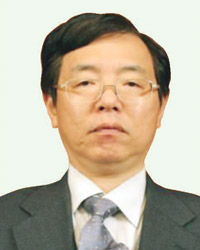
#> input picture noto.jpg, 200 x 250 px
$ jupyter execute 119.ipynb   (older library calls are emulated)
#> lines starting #> are read from the running program, lines starting #| are printed output that depends on the picture
[cell 1]
import cv2
import numpy as np
file_src = 'noto.jpg'

[cell 2]
img_src = cv2.imread(file_src, 1) #入力画像の読み込み
#> img_src is the input picture: shape (250, 200, 3); mean B, G, R 163.3, 181.8, 191.4

img_tmp = cv2.Sobel(img_src, cv2.CV_32F, 1, 0)
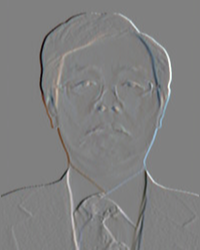
#> img_tmp: shape (250, 200, 3) float32; mean B, G, R 0, 0, 0; drawn with min black and max white
img_dst = cv2.convertScaleAbs(img_tmp)
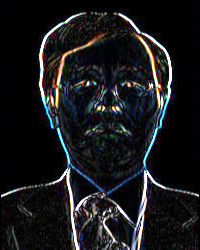
#> img_dst: shape (250, 200, 3); mean B, G, R 28.1, 26.2, 25.3


cv2.imshow("src Show IutputImage", img_src)
cv2.imshow("dst Show IutputImage", img_dst)
cv2.waitKey(0)
cv2.destroyAllWindows()

$ run again, with 1_1.jpg copied over noto.jpg
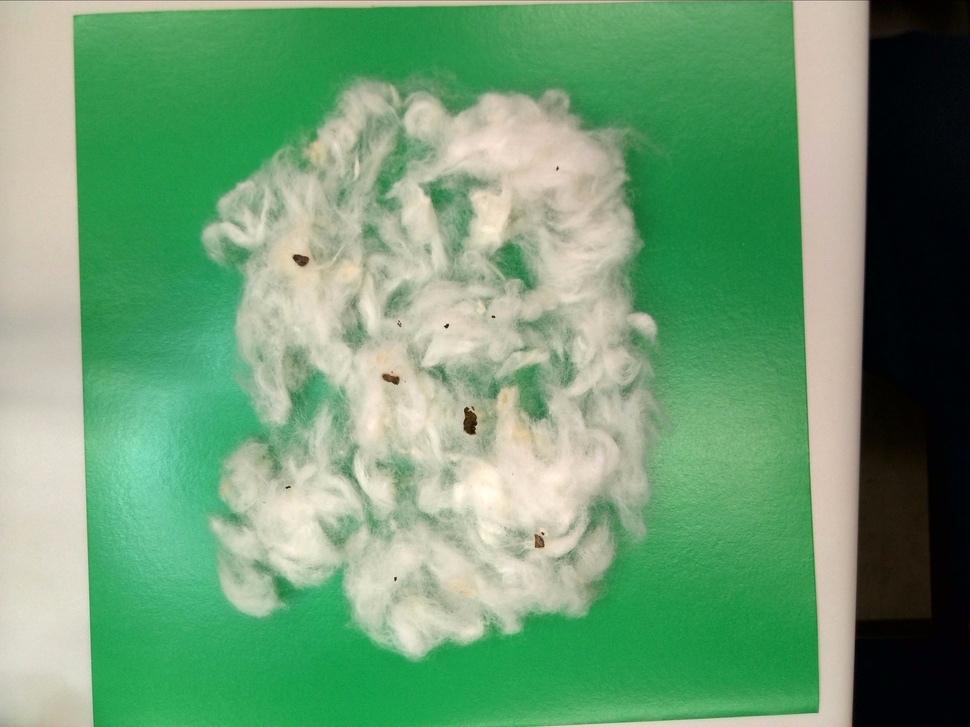
#> input picture 1_1.jpg, 970 x 727 px, shrunk from 3264 x 2448 before the run
#> img_src is the input picture: shape (727, 970, 3); mean B, G, R 115.6, 155.5, 109.9
#> `img_tmp = cv2.Sobel(img_src, cv2.CV_32F, 1, 0)`:
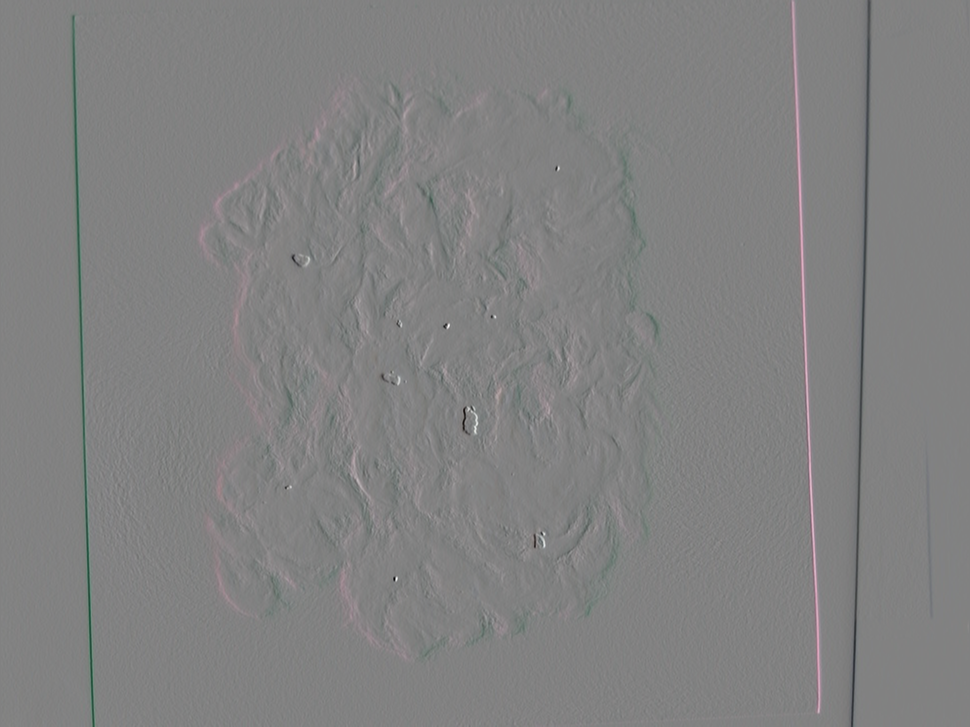
#> img_tmp: shape (727, 970, 3) float32; mean B, G, R -1.4, -1.6, -1.6; drawn with min black and max white
#> `img_dst = cv2.convertScaleAbs(img_tmp)`:
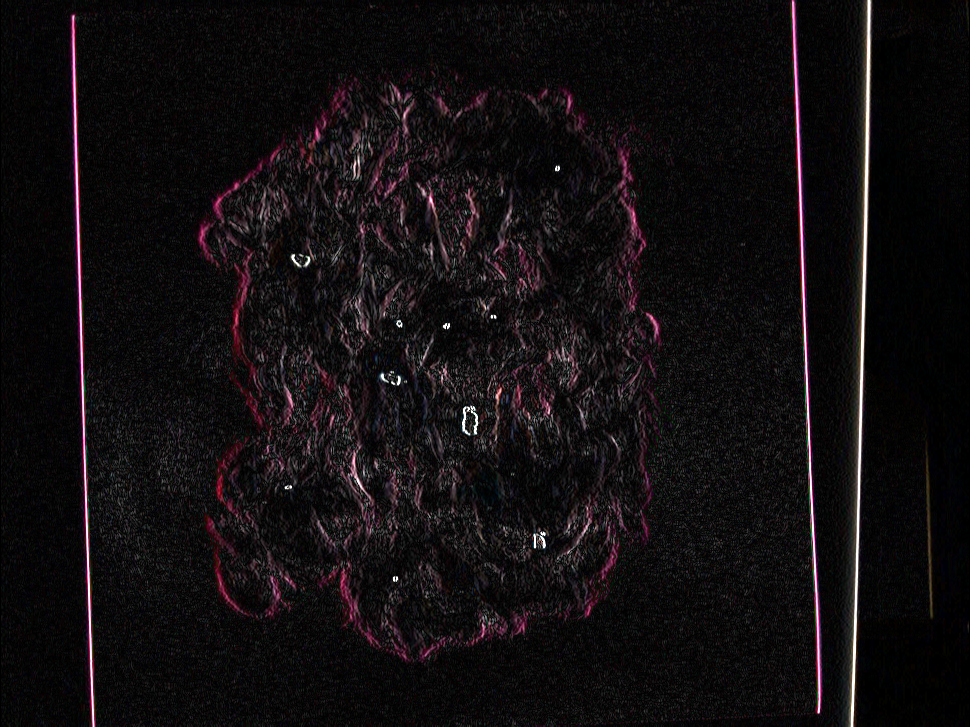
#> img_dst: shape (727, 970, 3); mean B, G, R 15.9, 14.5, 17.9

$ run again, with 1_10.jpg copied over noto.jpg
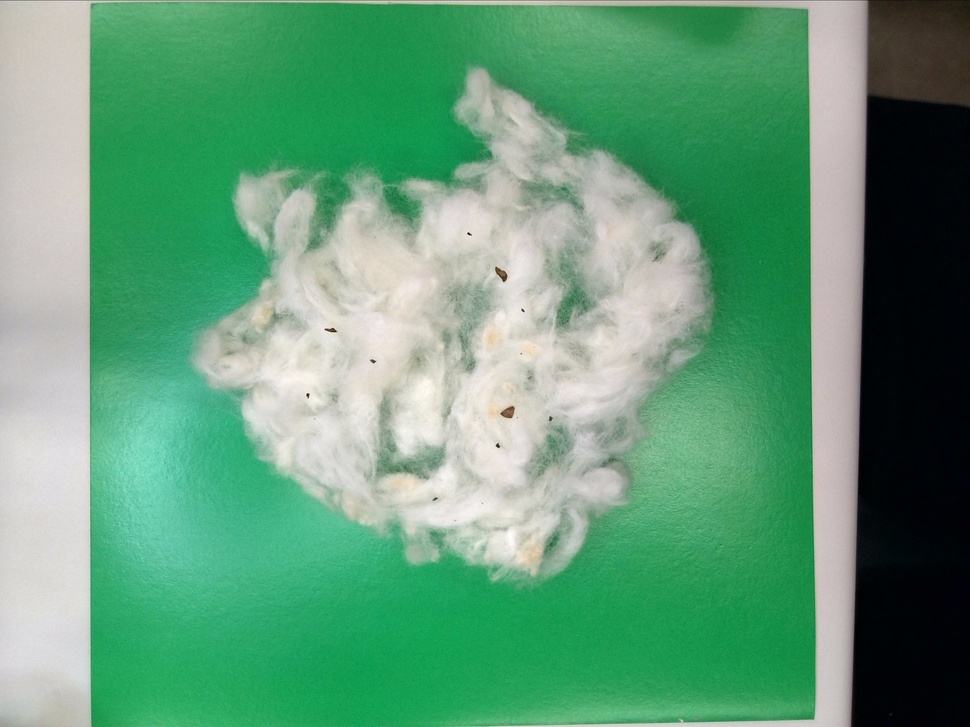
#> input picture 1_10.jpg, 970 x 727 px, shrunk from 3264 x 2448 before the run
#> img_src is the input picture: shape (727, 970, 3); mean B, G, R 121, 155.1, 98.9
#> `img_tmp = cv2.Sobel(img_src, cv2.CV_32F, 1, 0)`:
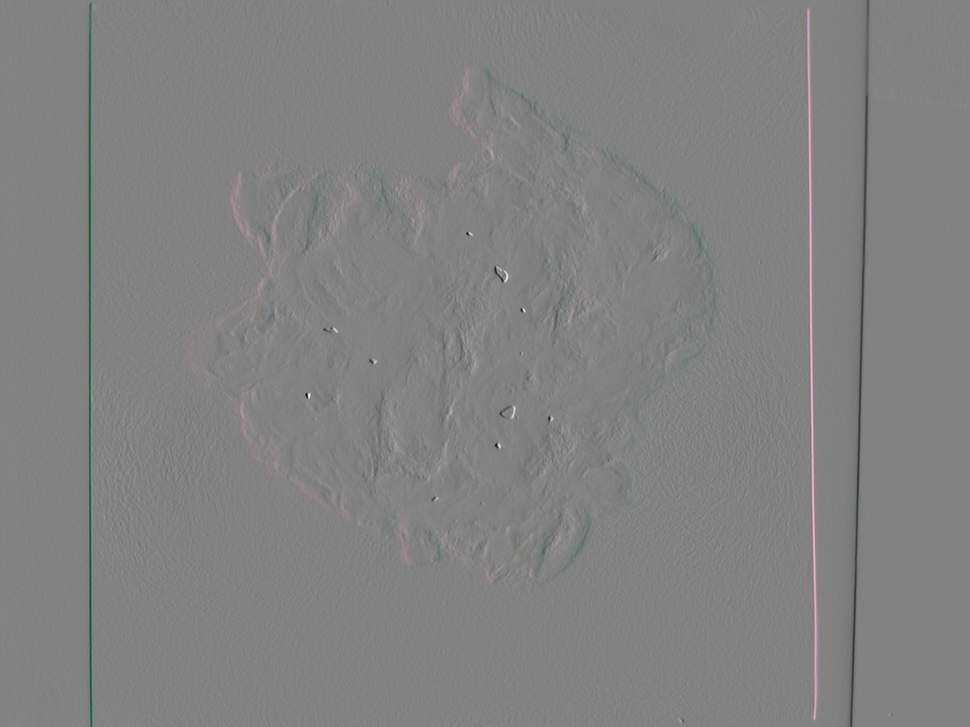
#> img_tmp: shape (727, 970, 3) float32; mean B, G, R -1.5, -1.5, -1.6; drawn with min black and max white
#> `img_dst = cv2.convertScaleAbs(img_tmp)`:
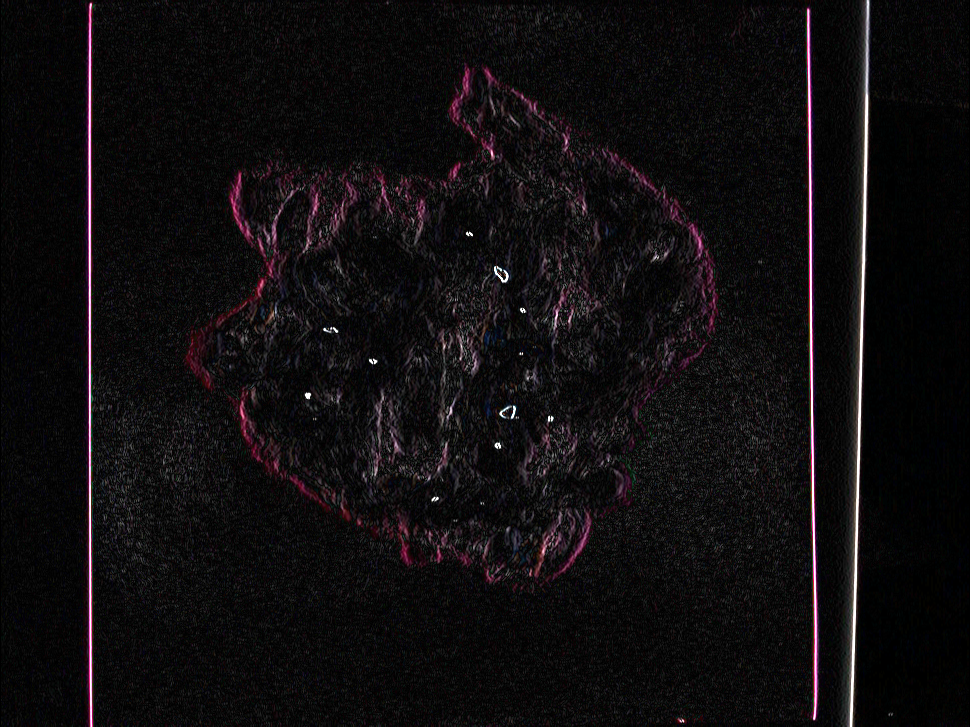
#> img_dst: shape (727, 970, 3); mean B, G, R 14.5, 13.2, 15.7

$ run again, with 1_1_1.jpg copied over noto.jpg
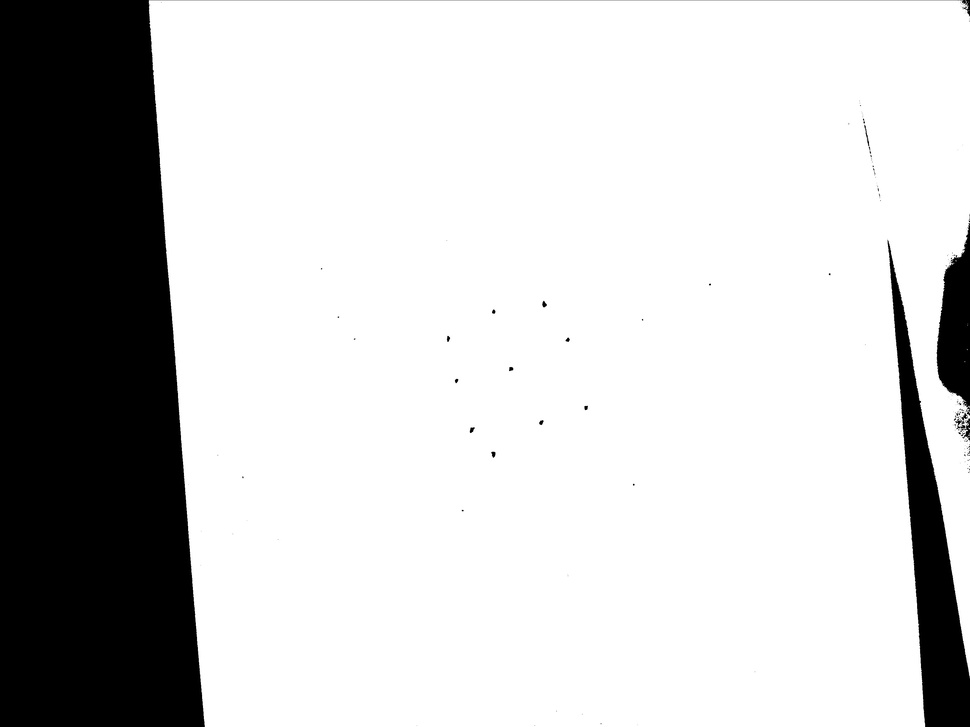
#> input picture 1_1_1.jpg, 970 x 727 px, shrunk from 3264 x 2448 before the run
#> img_src is the input picture: shape (727, 970, 3); min 0, max 255, mean 202.3
#> `img_tmp = cv2.Sobel(img_src, cv2.CV_32F, 1, 0)`:
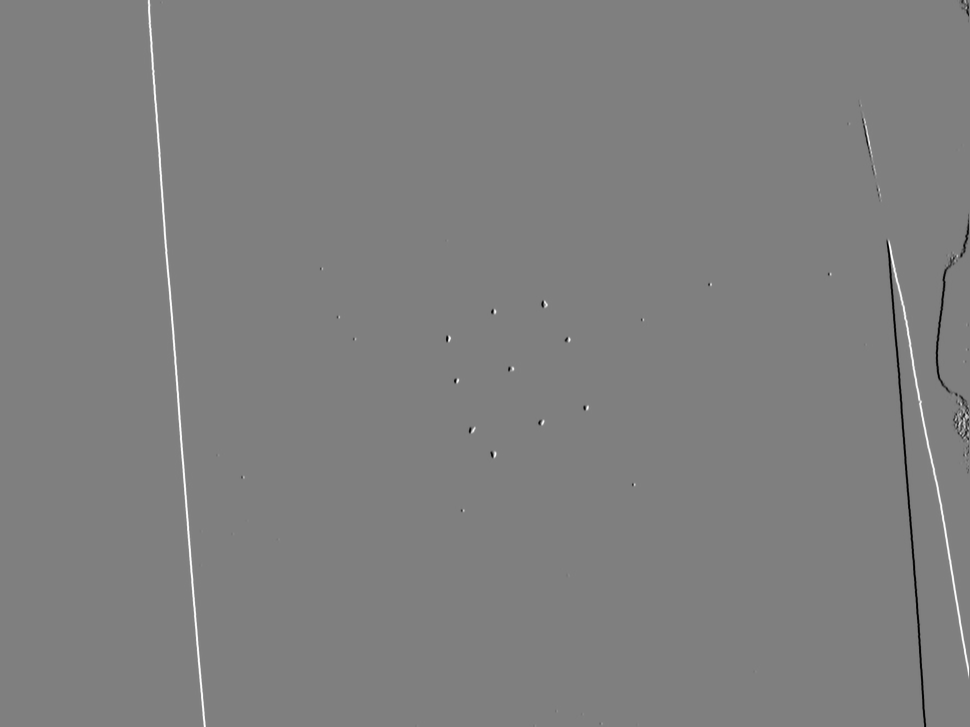
#> img_tmp: shape (727, 970, 3) float32; min -1020, max 1020, mean 1.3; drawn with min black and max white
#> `img_dst = cv2.convertScaleAbs(img_tmp)`:
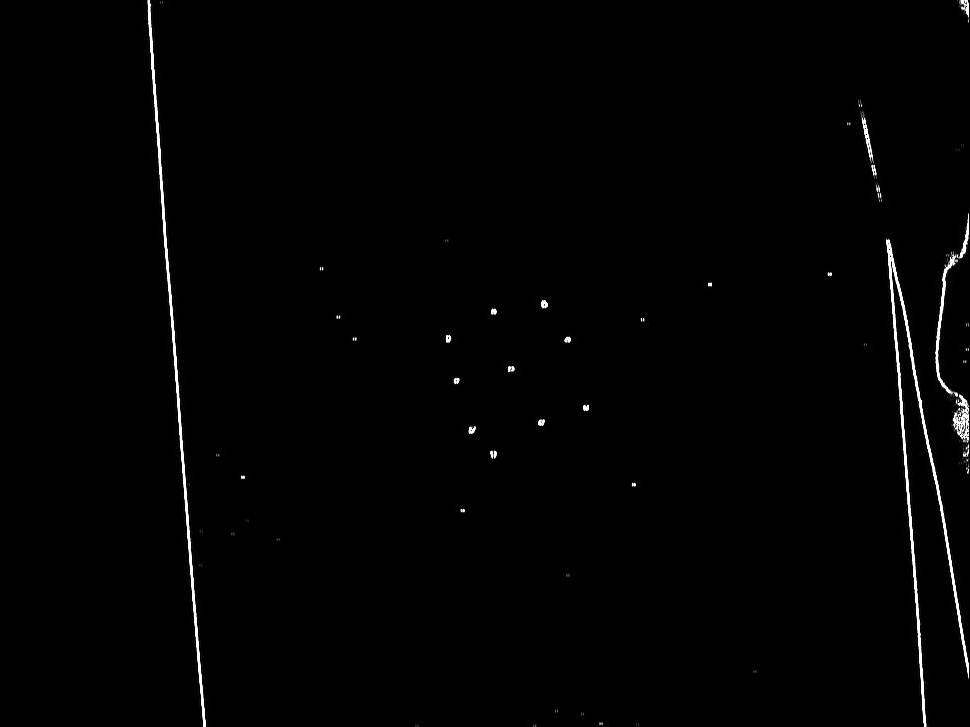
#> img_dst: shape (727, 970, 3); min 0, max 255, mean 2.5
